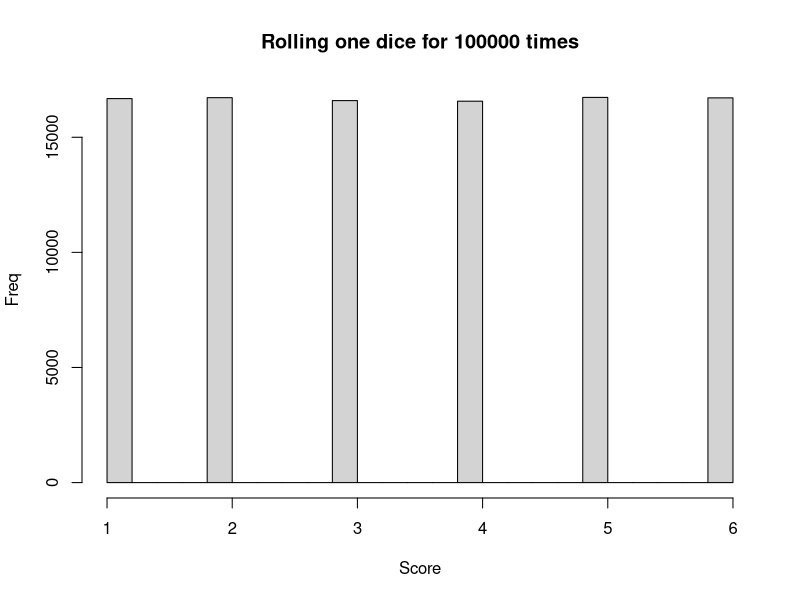
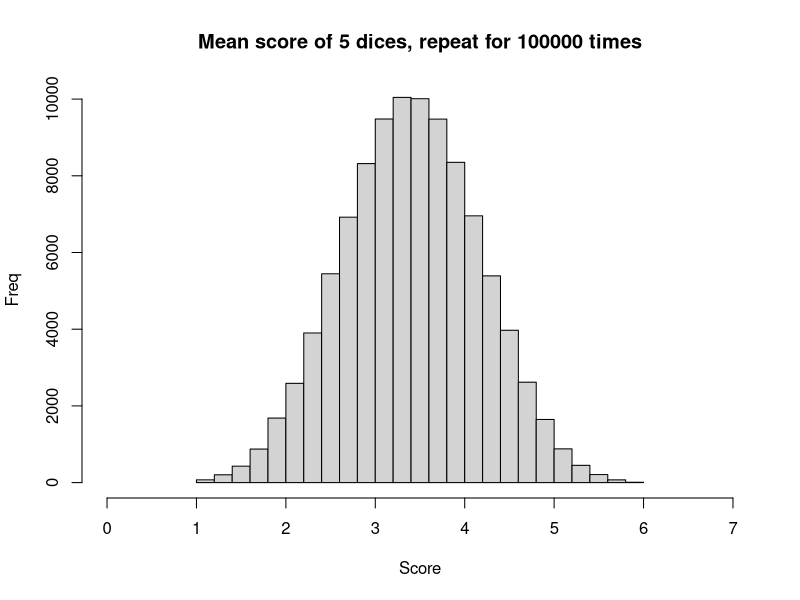
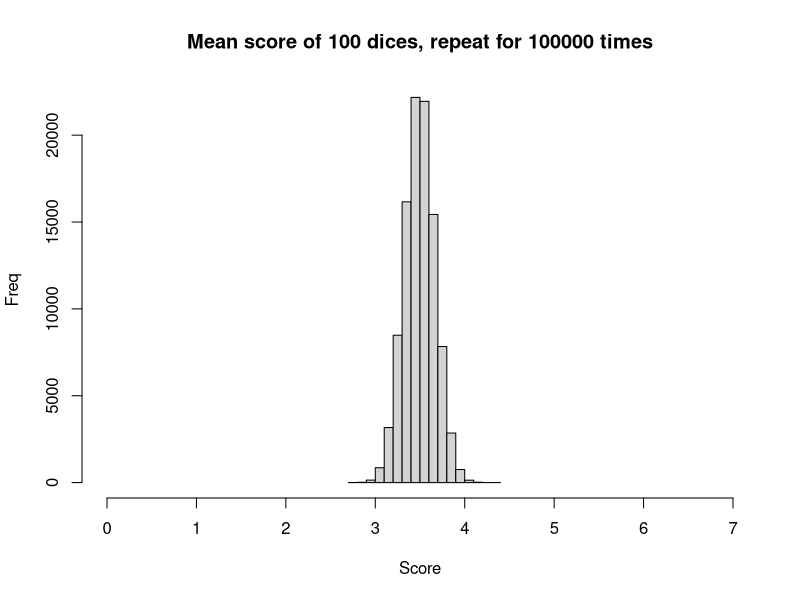

Recreate these plots in R, in order. (Note: this script raises an error after producing the figures.)
## ---- chunk 1
onedice <- sample(c(1,2,3,4,5,6), 100000, replace=TRUE)
hist(onedice, main="Rolling one dice for 100000 times", xlab="Score", ylab="Freq")
## ---- chunk 2
fivedices <- replicate(100000, mean(sample(c(1,2,3,4,5,6), 5, replace=TRUE)))
hist(fivedices, main="Mean score of 5 dices, repeat for 100000 times", xlab="Score", ylab="Freq", xlim=c(0,7))
## ---- chunk 3
hundreddices <- replicate(100000, mean(sample(c(1,2,3,4,5,6), 100, replace=TRUE)))
hist(hundreddices, main="Mean score of 100 dices, repeat for 100000 times", xlab="Score", ylab="Freq", xlim=c(0,7))
## ---- chunk 4
library(plyr)
kable(ldply(data.frame(onedice, fivedices,hundreddices),function(x) { c(mean(x), sd(x)) }))
